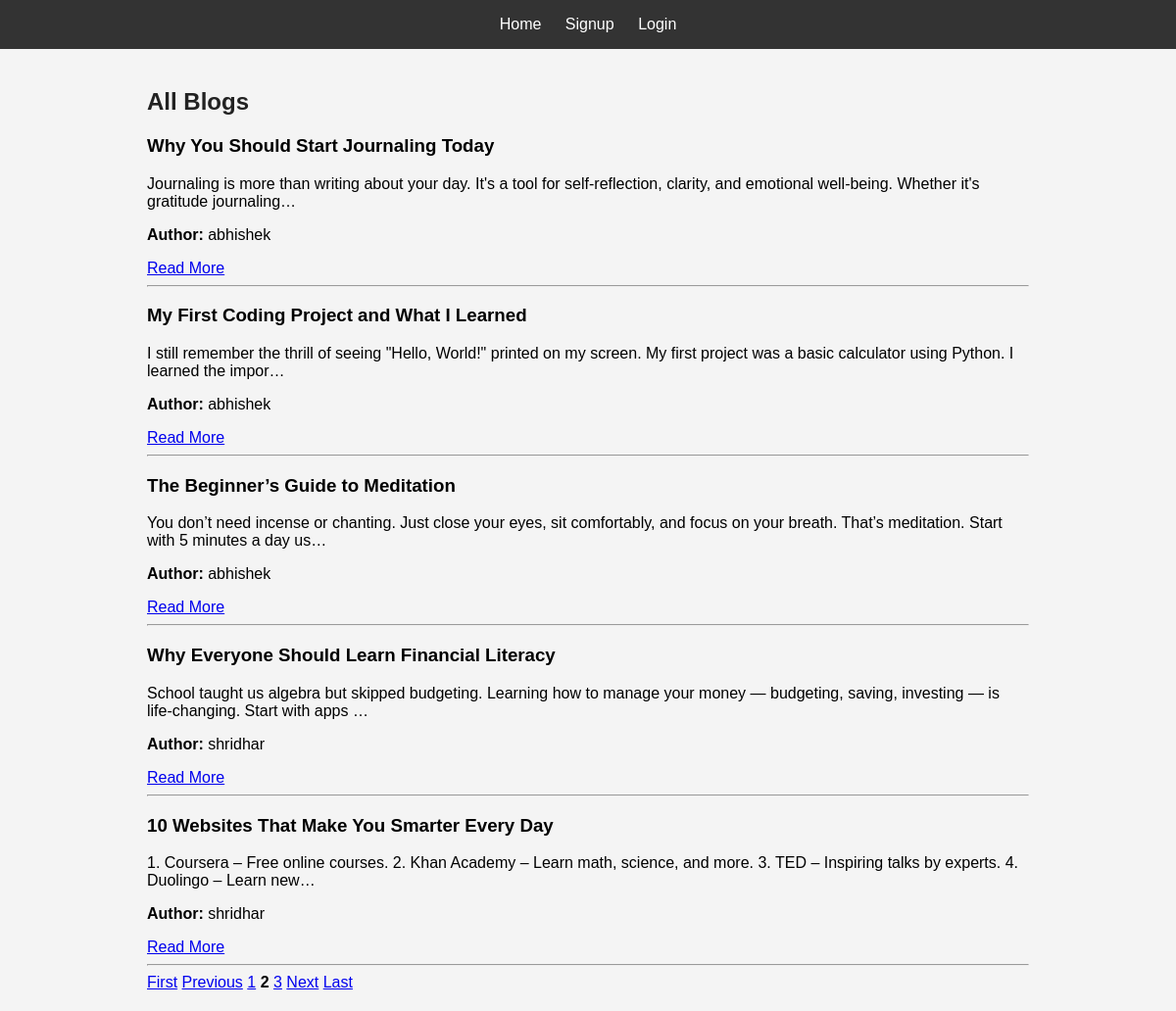
Screenshot of /?page=2 with the database file from the repository.
### blog/models.py (models this page shows, shortened)
class Blog(models.Model):
    title = models.CharField(max_length=300)
    content = models.TextField()
    author = models.ForeignKey(User,on_delete=models.CASCADE)
    created_at=models.DateTimeField(auto_now_add=True)

### blog/views.py (the view)
# urls.py: path('', views.index, name='index'),
def index(request):
    if request.user.is_authenticated:
        blogs = Blog.objects.filter(author=request.user).order_by('-created_at')
        message = "No blogs yet. Please create one." if not blogs.exists() else ""
    else:
        blogs = Blog.objects.all().order_by('-created_at')
        message = "Please register and create your blog." if not blogs.exists() else ""
    paginator = Paginator(blogs, 5)  # Paginate with 5 blogs per page
    page_number = request.GET.get('page')
    page_obj = paginator.get_page(page_number)
    return render(request, 'index.html', {'blogs': blogs,'page_obj': page_obj,'message': message,
        'blogs_exist': blogs.exists()})

### blog/templates/index.html (shortened to what this page needs)
{% extends 'base.html' %}
{% load static %}
{% block content %}
<h2>
    {% if user.is_authenticated %}
        My Blogs
    {% else %}
        {% if blogs_exist %}
            All Blogs
        {% endif %}
    {% endif %}
</h2>
{% for blog in page_obj %}
    <div>
        <h3>{{ blog.title }}</h3>
        <p>{{ blog.content|truncatechars:150 }}</p>
        <p><strong>Author:</strong> {{ blog.author }}</p>
        <a href="{% url 'blog_detail' blog.id %}">Read More</a>
    </div>
    <hr>
{% endfor %}
{% if page_obj.paginator.num_pages > 1 %}
<div class="pagination">
    {% if page_obj.has_previous %}
        <a href="?page=1">First</a>
        <a href="?page={{ page_obj.previous_page_number }}">Previous</a>
    {% endif %}
    {% for num in page_obj.paginator.page_range %}
        {% if page_obj.number == num %}
            <strong>{{ num }}</strong>
        {% elif num >= page_obj.number|add:'-2' and num <= page_obj.number|add:'2' %}
            <a href="?page={{ num }}">{{ num }}</a>
        {% endif %}
    {% endfor %}
    {% if page_obj.has_next %}
        <a href="?page={{ page_obj.next_page_number }}">Next</a>
        <a href="?page={{ page_obj.paginator.num_pages }}">Last</a>
    {% endif %}
</div>
{% endif %}
{% endblock %}

### blog/static/style.css (style rules this page uses)
body { font-family: Arial, sans-serif; margin: 0; background: #f4f4f4; }
h1, h2 { color: #222; }

### rows the page displays
Blog: title "Why You Should Start Journaling Today", content "Journaling is more than writing about your day. It's a tool for self-reflection, clarity, and emotional well-being. Whether it's gratitude journaling…", author "abhishek"
Blog: title "My First Coding Project and What I Learned", content "I still remember the thrill of seeing \"Hello, World!\" printed on my screen. My first project was a basic calculator using Python. I learned the impor…", author "abhishek"
Blog: title "The Beginner’s Guide to Meditation", content "You don’t need incense or chanting. Just close your eyes, sit comfortably, and focus on your breath. That’s meditation. Start with 5 minutes a day us…", author "abhishek"
Blog: title "Why Everyone Should Learn Financial Literacy", content "School taught us algebra but skipped budgeting. Learning how to manage your money — budgeting, saving, investing — is life-changing. Start with apps …", author "shridhar"
Blog: title "10 Websites That Make You Smarter Every Day", content "1. Coursera – Free online courses. 2. Khan Academy – Learn math, science, and more. 3. TED – Inspiring talks by experts. 4. Duolingo – Learn new…", author "shridhar"

### other values shown
{{ num }} "1" "3"
{{ num }} "2"
